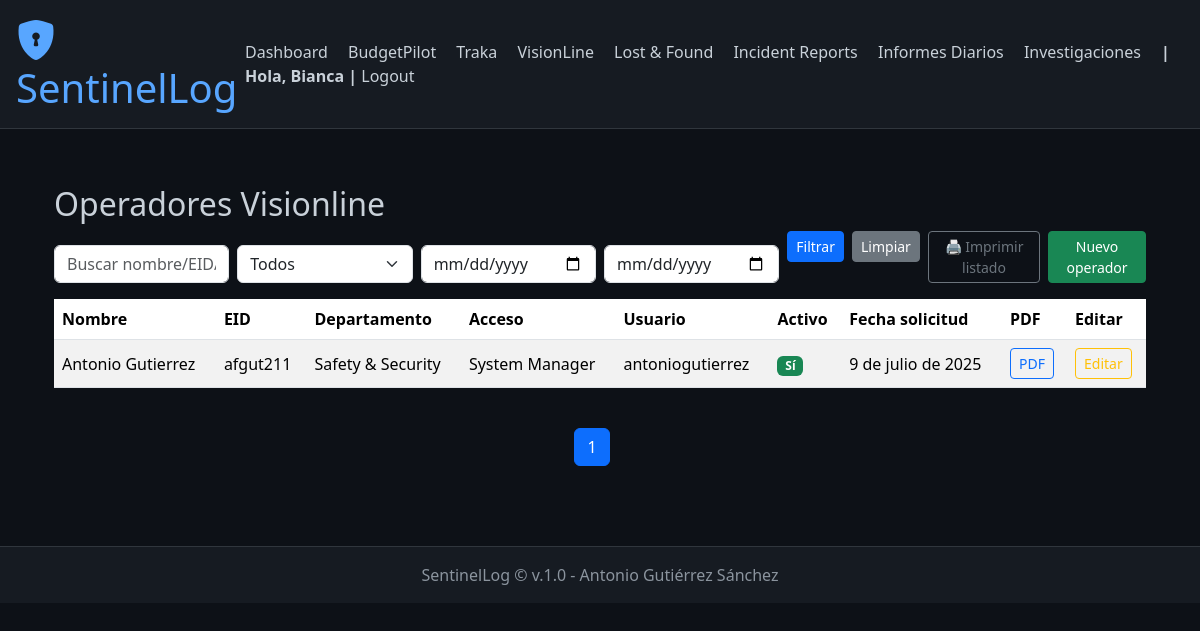
The app's page /visionline/ (signed in), older data.
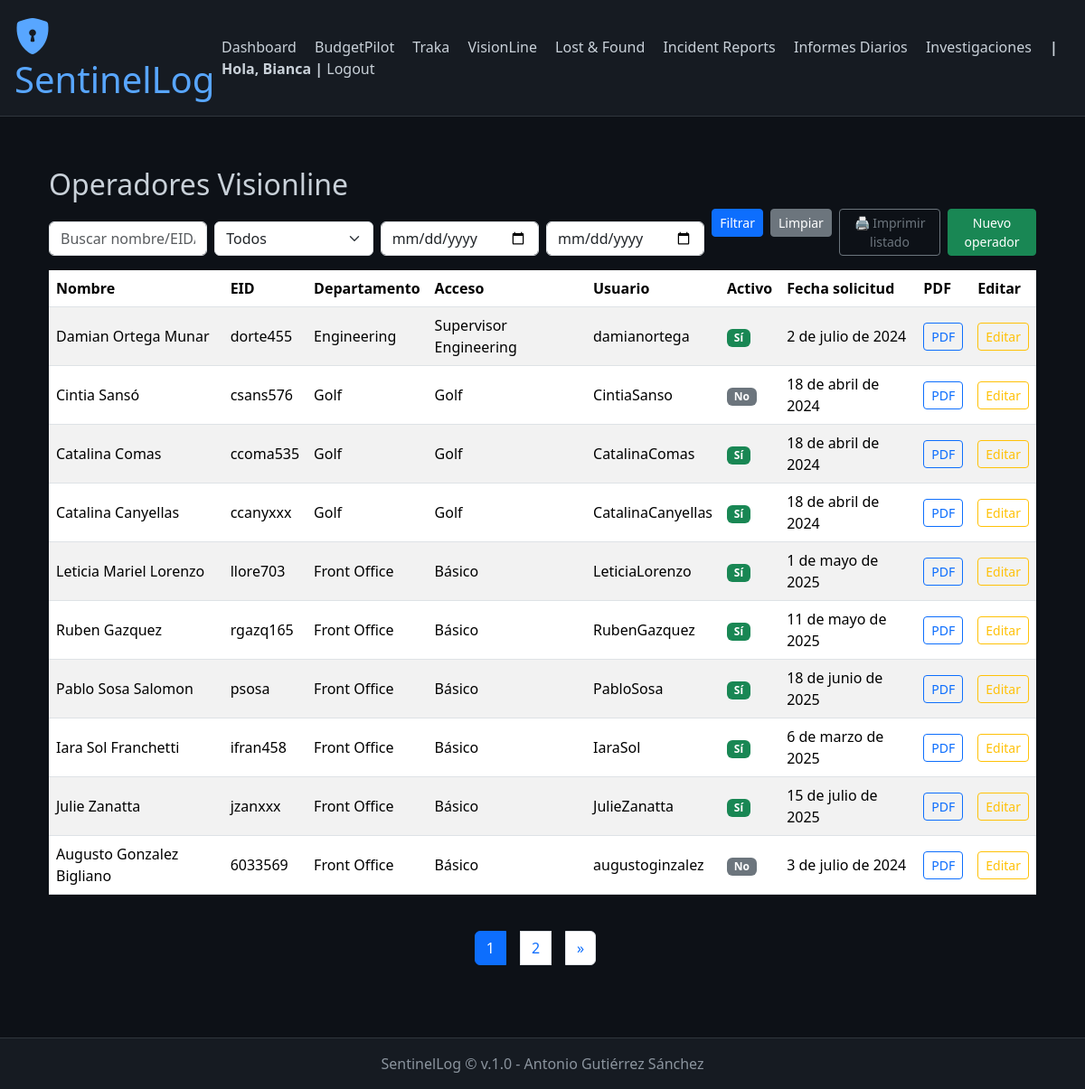
The same page, newer data.
### visionline/models.py (models this page shows, shortened)
class VisionlineOperator(models.Model):
    request_date = models.DateField("Fecha de solicitud")
    full_name = models.CharField("Nombre y apellidos", max_length=100)
    position = models.CharField("Cargo o posición", max_length=100)
    eid = models.CharField("EID", max_length=50)
    department = models.CharField("Departamento", max_length=100)
    ACCESS_CHOICES = [
        ("activities", "Activities"),
        ("basico", "Básico"),
        ("golf", "Golf"),
        ("supervisor_engineering", "Supervisor Engineering"),
        ("system_manager", "System Manager"),
    ]
    access_required = models.CharField("Acceso requerido", max_length=30, choices=ACCESS_CHOICES)
    setup_by = models.CharField("Setup by", max_length=100)
    completion_date = models.DateField("Date of completion")
    username_assigned = models.CharField("Username assigned", max_length=100)
    password_assigned = models.CharField("Password assigned (base64)", max_length=255)
    is_active = models.BooleanField("Activo", default=True)
    manager_signed = models.CharField("Manager que firma la solicitud", max_length=100)
    request_pdf = models.FileField("Solicitud firmada (PDF)", upload_to="visionline/requests/")
    created_at = models.DateTimeField(auto_now_add=True)
    history = HistoricalRecords()

### visionline/views.py (the view)
# urls.py: path('', views.operator_list, name='visionline_operator_list'),
def operator_list(request):
    qs = VisionlineOperator.objects.all().order_by('-created_at')
    estado = request.GET.get('estado')
    search = request.GET.get('search')
    date_from = request.GET.get('date_from')
    date_to = request.GET.get('date_to')
    if estado in ['activo', 'inactivo']:
        qs = qs.filter(is_active=(estado == 'activo'))
    if search:
        qs = qs.filter(
            Q(full_name__icontains=search) |
            Q(username_assigned__icontains=search) |
            Q(eid__icontains=search)
        )
    if date_from:
        try:
            date_from_obj = datetime.strptime(date_from, "%Y-%m-%d").date()
            qs = qs.filter(request_date__gte=date_from_obj)
        except ValueError:
            pass
    if date_to:
        try:
            date_to_obj = datetime.strptime(date_to, "%Y-%m-%d").date()
            qs = qs.filter(request_date__lte=date_to_obj)
        except ValueError:
            pass
    context = {
        "operators": qs,
        "estado": estado,
        "search": search,
        "date_from": date_from,
        "date_to": date_to,
    }
    paginator = Paginator(qs, 10)  # 10 por página
    page_number = request.GET.get('page')
    page_obj = paginator.get_page(page_number)
    return render(request, "visionline/operator_list.html", {'page_obj':page_obj})

### visionline/templates/visionline/operator_list.html (shortened to what the changed rows need)
{% extends "base.html" %}
{% block content %}
<div class="container mt-4">
    <h2>Operadores Visionline</h2>
    <div class="table-responsive">
        <table class="table table-striped table-hover align-middle">
            <thead>
                <tr>
                    <th>Nombre</th>
                    <th>EID</th>
                    <th>Departamento</th>
                    <th>Acceso</th>
                    <th>Usuario</th>
                    <th>Activo</th>
                    <th>Fecha solicitud</th>
                    <th>PDF</th>
                    <th>Editar</th>
                </tr>
            </thead>
            <tbody>
                {% for op in page_obj %}
                <tr>
                    <td>{{ op.full_name }}</td>
                    <td>{{ op.eid }}</td>
                    <td>{{ op.department }}</td>
                    <td>{{ op.get_access_required_display }}</td>
                    <td>{{ op.username_assigned }}</td>
                    <td>
                        {% if op.is_active %}
                            <span class="badge bg-success">Sí</span>
                        {% else %}
                            <span class="badge bg-secondary">No</span>
                        {% endif %}
                    </td>
                    <td>{{ op.request_date }}</td>
                    <td>
                        {% if op.request_pdf %}
                            <a href="{% url 'visionline_operator_pdf' op.pk %}" target="_blank" class="btn btn-outline-primary btn-sm">PDF</a>
                        {% endif %}
                    </td>
                    <td>
                        <a href="{% url 'visionline_operator_edit' op.pk %}" class="btn btn-outline-warning btn-sm">Editar</a>
                    </td>
                </tr>
                {% empty %}
                <tr>
                    <td colspan="9" class="text-center text-muted">No hay operadores registrados.</td>
                </tr>
                {% endfor %}
            </tbody>
        </table>
        <br>
    <nav>
    <ul class="pagination justify-content-center">
        {% for num in page_obj.paginator.page_range %}
            {% if num <= 2 or num > page_obj.paginator.num_pages|add:'-2' or num >= page_obj.number|add:'-1' and num <= page_obj.number|add:'1' %}
                <li class="page-item {% if page_obj.number == num %}active{% endif %}">
                <a class="page-link" href="?page={{ num }}">{{ num }}</a>
                </li>
            {% elif num == 3 or num == page_obj.paginator.num_pages|add:'-2' %}
                <li class="page-item disabled"><span class="page-link">…</span></li>
            {% endif %}
            {% endfor %}
        {% if page_obj.has_next %}
        <li class="page-item">
            <a class="page-link" href="?page={{ page_obj.next_page_number }}{% if search %}&search={{ search }}{% endif %}">&raquo;</a>
        </li>
        {% endif %}
    </ul>
    </nav>
    </div>
</div>
{% endblock %}

Row changes from the older to the newer data that the page shows:
no longer on this page (row unchanged): VisionlineOperator: full_name "Antonio Gutierrez", eid "afgut211", department "Safety & Security", access_required "System Manager", username_assigned "antoniogutierrez", is_active "Sí", request_date "9 de julio de 2025", shows "PDF"
added VisionlineOperator: full_name "Damian Ortega Munar", eid "dorte455", department "Engineering", access_required "Supervisor Engineering", username_assigned "damianortega", is_active "Sí", request_date "2 de julio de 2024", shows "PDF"
added VisionlineOperator: full_name "Cintia Sansó", eid "csans576", department "Golf", access_required "Golf", username_assigned "CintiaSanso", is_active "No", request_date "18 de abril de 2024", shows "PDF"
added VisionlineOperator: full_name "Catalina Comas", eid "ccoma535", department "Golf", access_required "Golf", username_assigned "CatalinaComas", is_active "Sí", request_date "18 de abril de 2024", shows "PDF"
added VisionlineOperator: full_name "Catalina Canyellas", eid "ccanyxxx", department "Golf", access_required "Golf", username_assigned "CatalinaCanyellas", is_active "Sí", request_date "18 de abril de 2024", shows "PDF"
added VisionlineOperator: full_name "Leticia Mariel Lorenzo", eid "llore703", department "Front Office", access_required "Básico", username_assigned "LeticiaLorenzo", is_active "Sí", request_date "1 de mayo de 2025", shows "PDF"
added VisionlineOperator: full_name "Ruben Gazquez", eid "rgazq165", department "Front Office", access_required "Básico", username_assigned "RubenGazquez", is_active "Sí", request_date "11 de mayo de 2025", shows "PDF"
added VisionlineOperator: full_name "Pablo Sosa Salomon", eid "psosa", department "Front Office", access_required "Básico", username_assigned "PabloSosa", is_active "Sí", request_date "18 de junio de 2025", shows "PDF"
added VisionlineOperator: full_name "Iara Sol Franchetti", eid "ifran458", department "Front Office", access_required "Básico", username_assigned "IaraSol", is_active "Sí", request_date "6 de marzo de 2025", shows "PDF"
added VisionlineOperator: full_name "Julie Zanatta", eid "jzanxxx", department "Front Office", access_required "Básico", username_assigned "JulieZanatta", is_active "Sí", request_date "15 de julio de 2025", shows "PDF"
added VisionlineOperator: full_name "Augusto Gonzalez Bigliano", eid "6033569", department "Front Office", access_required "Básico", username_assigned "augustoginzalez", is_active "No", request_date "3 de julio de 2024", shows "PDF"
Text that changed along with them:
new list line: "2"
